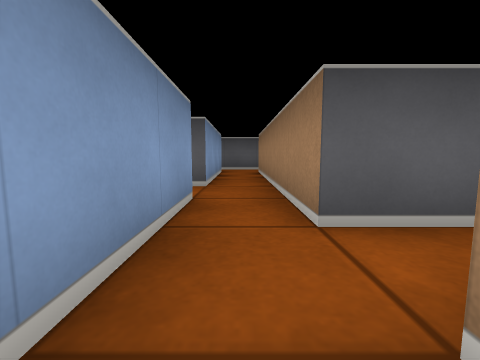
[1] (above)

22 first-person views from a walk through a cub3D maze. The camera is about half as high as the walls, tilts 6° down and sees 90° across. The floor is counted in squares. Each view is taken from the middle of a square. On the plan, view 1 faces up. The plan holds only what a view shows up to about 9 squares ahead; the rest is blank.

[2]
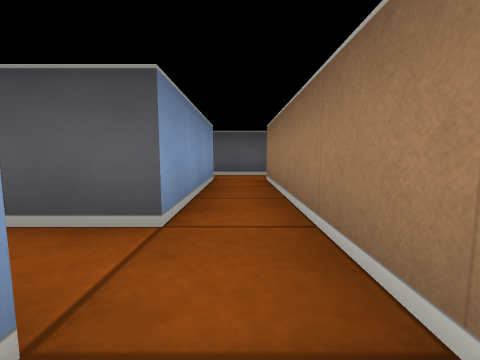

[3]
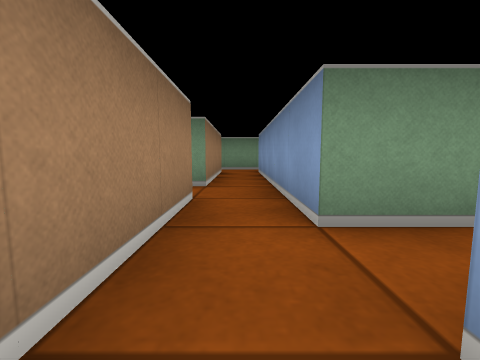

[4]
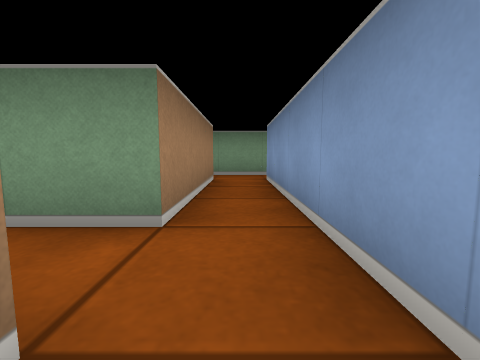

[5]
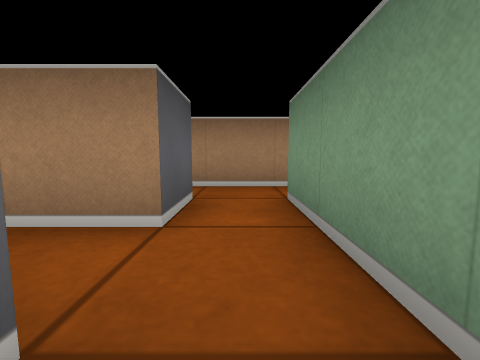

[6]
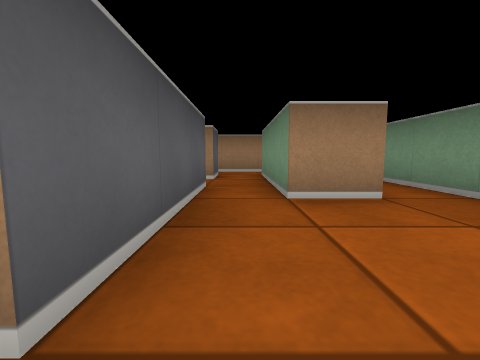

[7]
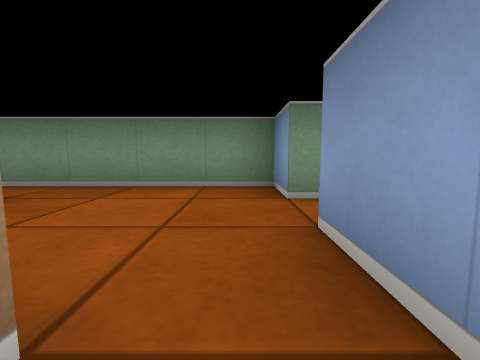

[8]
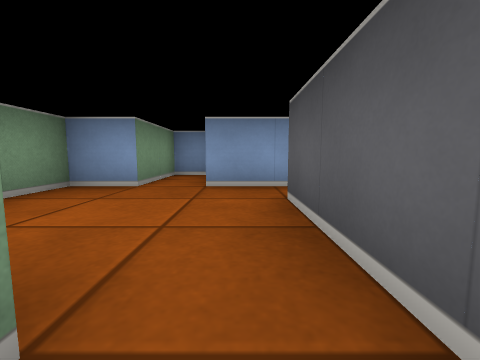

[9]
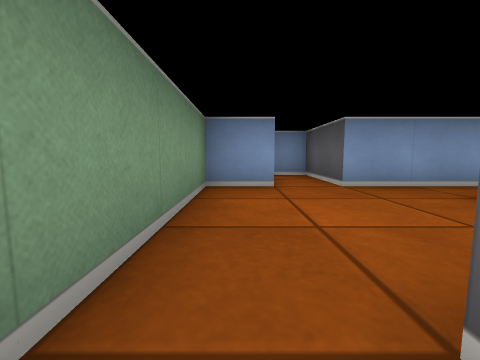

[10]
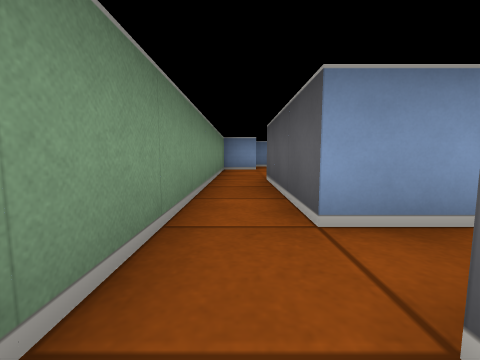

[11]
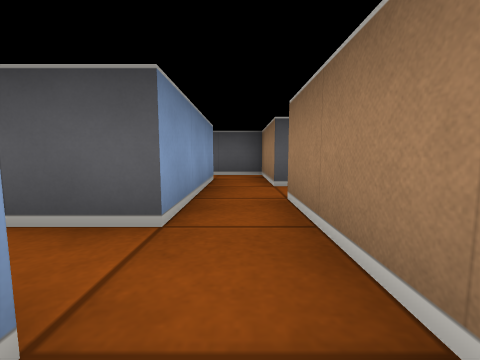

[12]
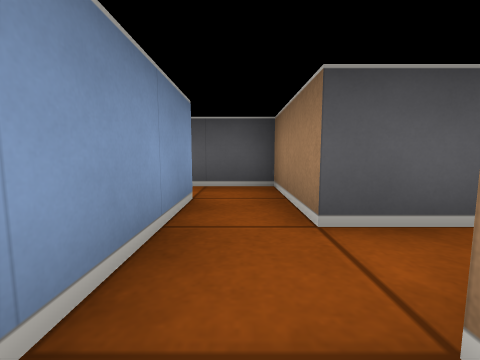

[13]
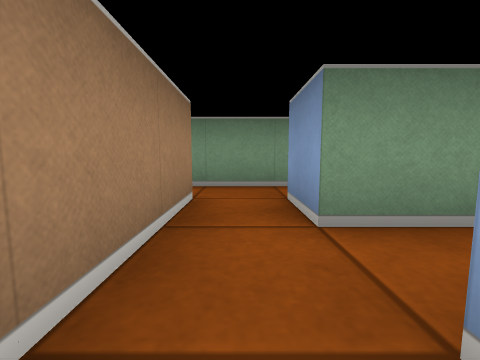

[14]
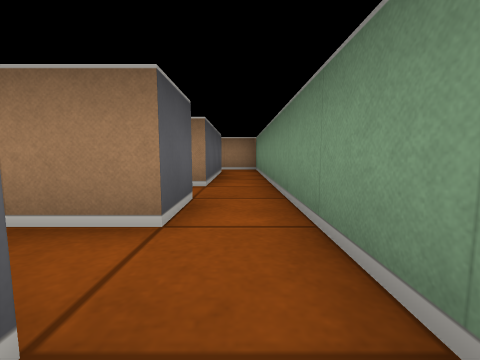

[15]
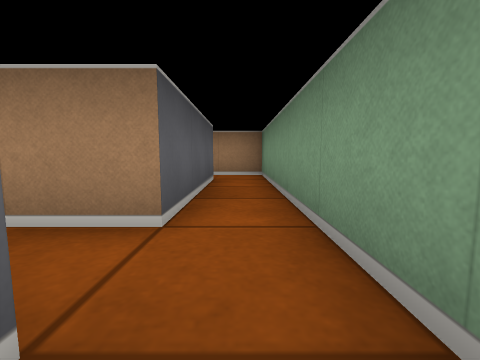

[16]
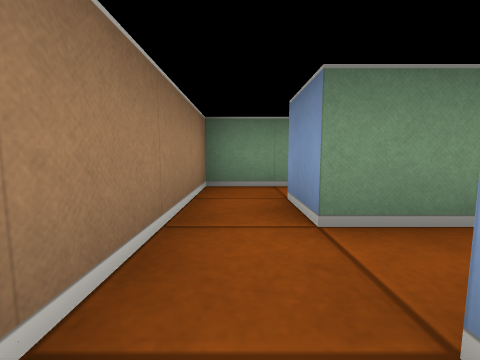

[17]
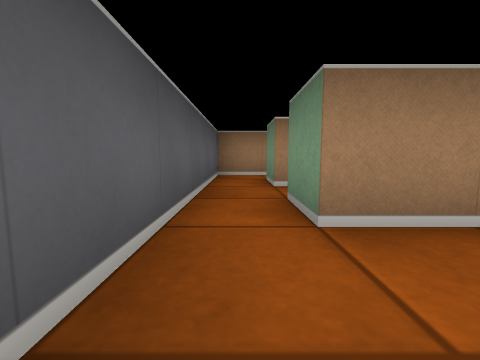

[18]
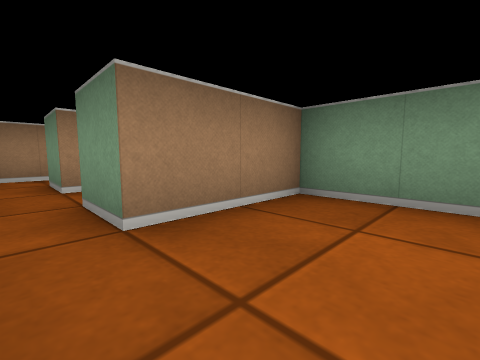

[19]
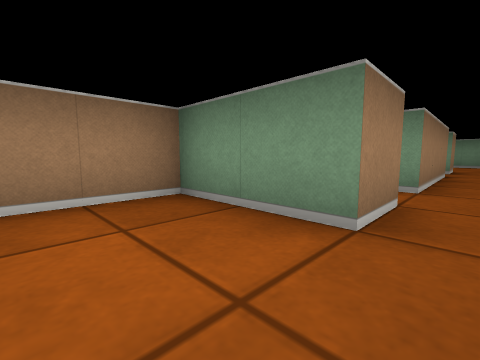

[20]
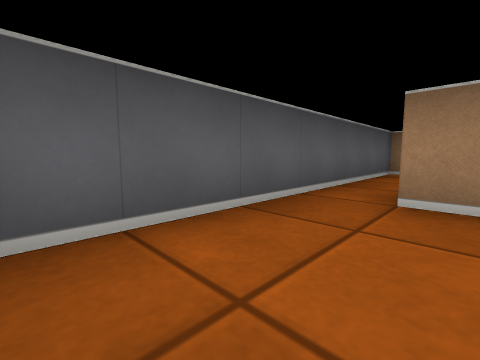

[21]
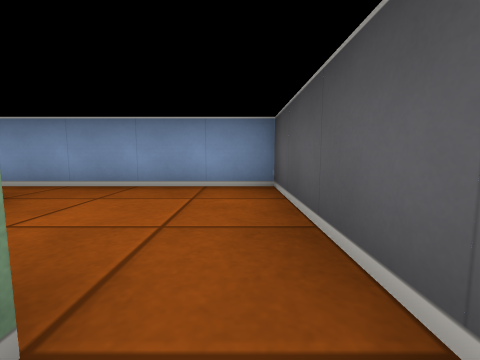

[22]
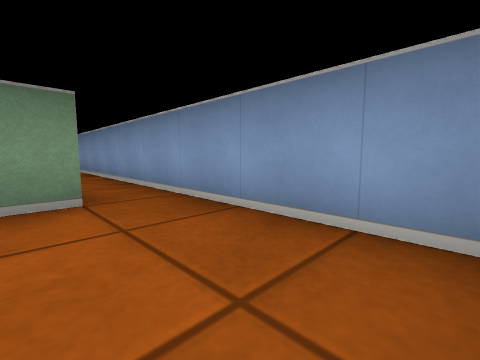

### Floor plan
Key: @ floor where view 1 was taken; # wall or solid block; . floor.
Columns run from 7 left of view 1 to 9 right of it. Each row starts with its distance up from view 1.
  8   #########
  7   #.......#
  6   #...#.#.#
  5   #...#.#
  4   #.###.#
  3   #.. ..#
  2   #.# #.###
  1   #.# #...#
  0   #.# #@#.#
 -1   #.  #.#..
 -2   #.###.#.#   #.
 -3 ###.......#   ..#
 -4 #.....###.#.###.#
 -5 ###.............#
 -6   ###############

Positions as (right, up) in squares from view 1, and headings:
1: (0, 0), facing up
2: (0, 2), facing up
3: (0, 4), facing down
4: (0, 2), facing down
5: (-1, -3), facing right
6: (-4, -3), facing right
7: (-4, -2), facing down
8: (-1, -3), facing left
9: (-1, -5), facing left
10: (3, -5), facing left
11: (2, -4), facing up
12: (2, -2), facing up
13: (2, -2), facing down
14: (1, -5), facing right
15: (3, -5), facing right
16: (8, -2), facing down
17: (-3, 7), facing right
18: (-3, 7), facing down-right
19: (-4, 6), facing down-right
20: (-4, 6), facing up-right
21: (-1, 7), facing left
22: (-3, 7), facing down-left
